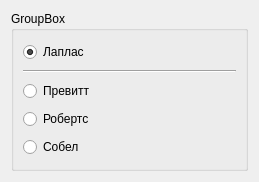
<?xml version="1.0" encoding="UTF-8"?>
<ui version="4.0">
 <class>ContrastProcessorSettingDialog</class>
 <widget class="QWidget" name="ContrastProcessorSettingDialog">
  <property name="geometry">
   <rect>
    <x>0</x>
    <y>0</y>
    <width>259</width>
    <height>182</height>
   </rect>
  </property>
  <property name="windowTitle">
   <string>Form</string>
  </property>
  <layout class="QVBoxLayout" name="verticalLayout">
   <item>
    <widget class="QGroupBox" name="groupBox">
     <property name="title">
      <string>GroupBox</string>
     </property>
     <layout class="QVBoxLayout" name="verticalLayout_2">
      <item>
       <widget class="QRadioButton" name="radioLaplas">
        <property name="text">
         <string>Лаплас</string>
        </property>
        <property name="checked">
         <bool>true</bool>
        </property>
       </widget>
      </item>
      <item>
       <widget class="Line" name="line">
        <property name="orientation">
         <enum>Qt::Horizontal</enum>
        </property>
       </widget>
      </item>
      <item>
       <widget class="QRadioButton" name="radioPrevitt">
        <property name="text">
         <string>Превитт</string>
        </property>
        <property name="checked">
         <bool>false</bool>
        </property>
       </widget>
      </item>
      <item>
       <widget class="QRadioButton" name="radioRoberts">
        <property name="text">
         <string>Робертс</string>
        </property>
       </widget>
      </item>
      <item>
       <widget class="QRadioButton" name="radioSobel">
        <property name="text">
         <string>Собел</string>
        </property>
       </widget>
      </item>
     </layout>
    </widget>
   </item>
  </layout>
 </widget>
 <resources/>
 <connections/>
</ui>
